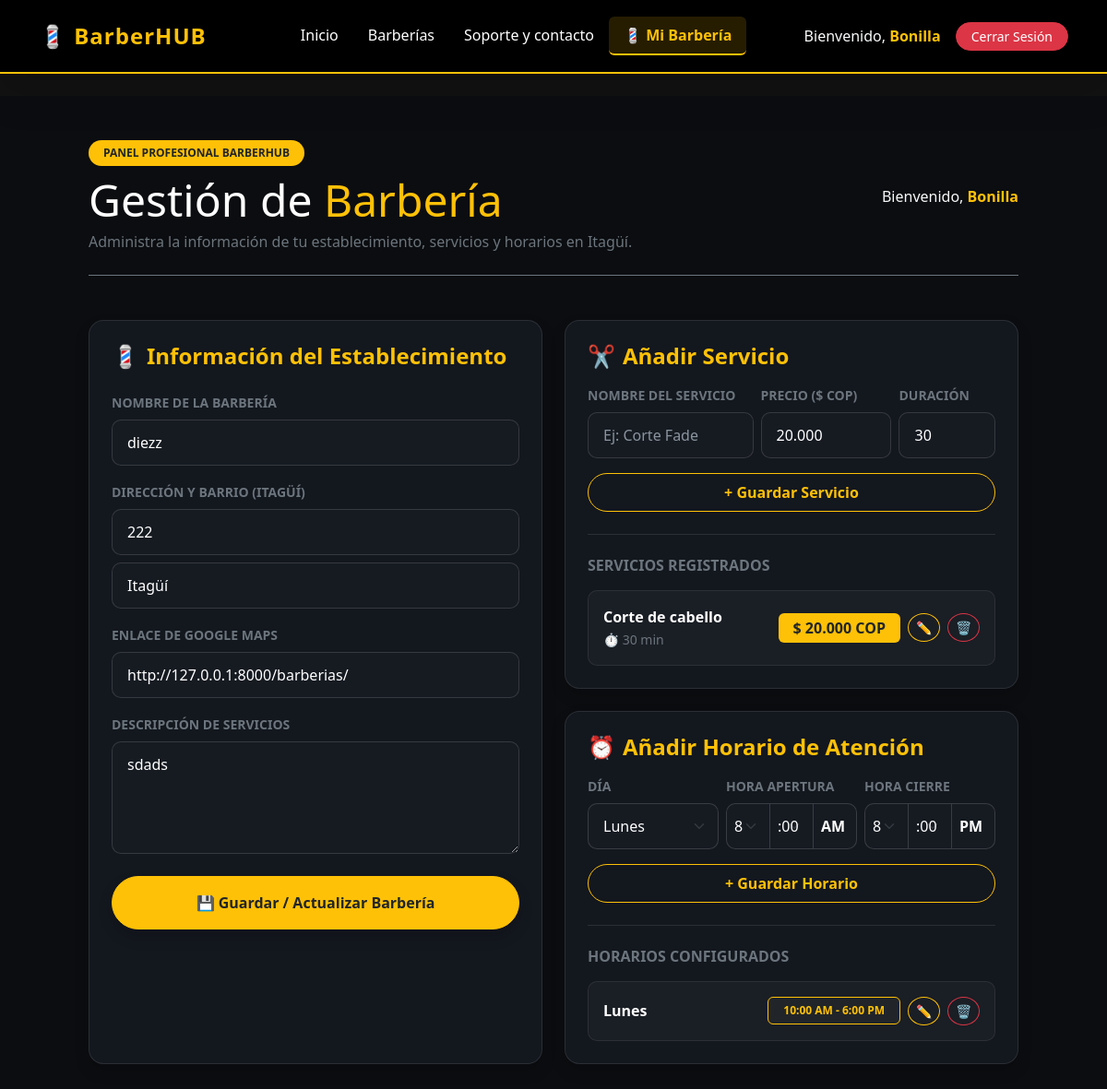
The page /panel-barbero/ (signed in) on the database as committed earlier.
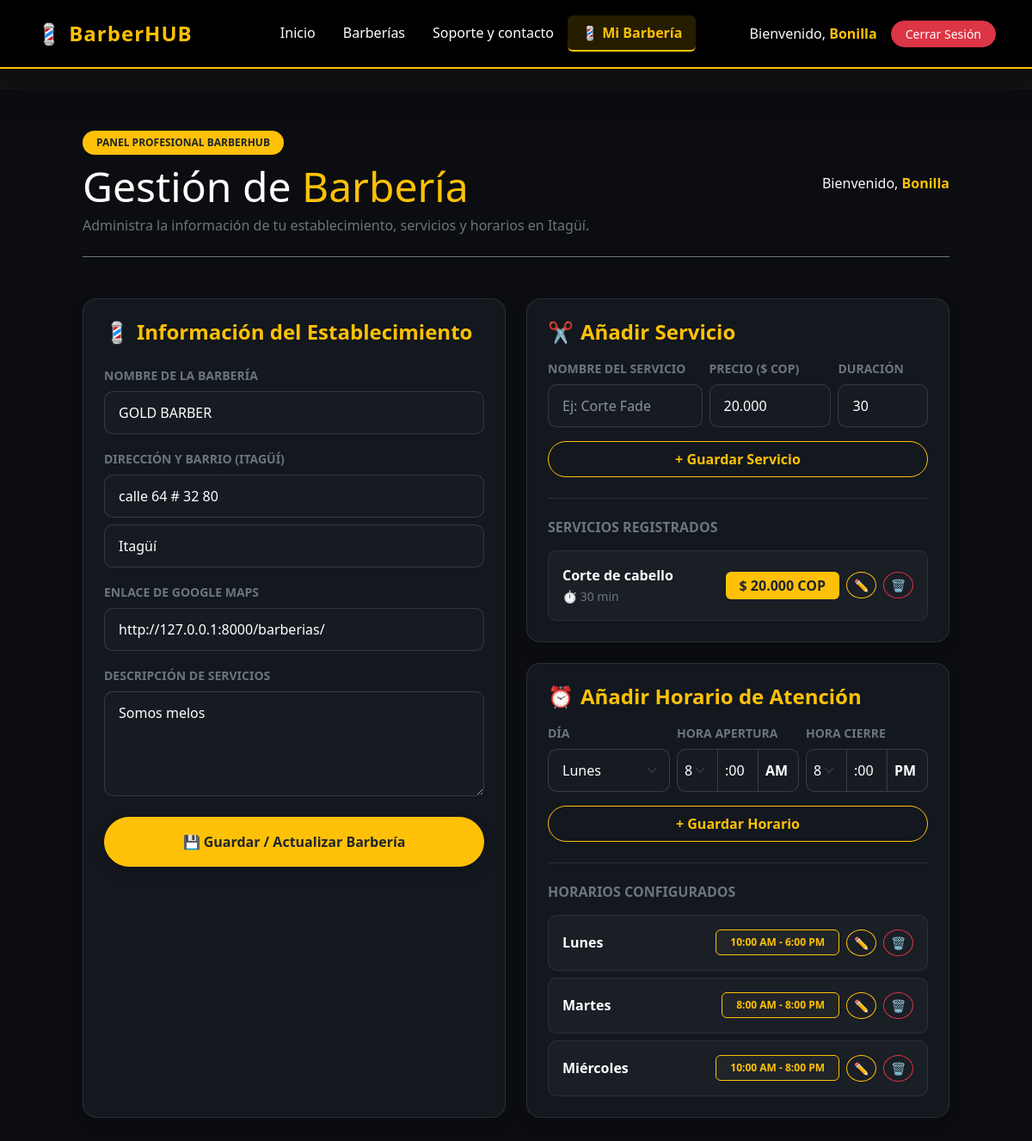
The same page on the database as committed later.
### gestion/models.py (models this page shows, shortened)
class Barberia(models.Model):
    PLANES = (
        ('INDIVIDUAL', 'Plan Individual ($80.000 COP)'),
        ('STUDIO', 'Plan Studio ($150.000 COP)'),
        ('ELITE', 'Plan Élite ($200.000 COP)'),
    )
    dueno = models.ForeignKey(User, on_delete=models.CASCADE, related_name='barberias')
    nombre = models.CharField(max_length=100)
    direccion = models.CharField(max_length=255)
    barrio = models.CharField(max_length=100, default='Itagüí')
    descripcion = models.TextField(blank=True, help_text="Ej: Especialistas en fades, perfilado de barba...")
    google_maps_link = models.URLField(blank=True)
    plan_actual = models.CharField(max_length=20, choices=PLANES, default='INDIVIDUAL') # NUEVO CAMPO

class Servicio(models.Model):
    barberia = models.ForeignKey(Barberia, on_delete=models.CASCADE, related_name='servicios')
    nombre = models.CharField(max_length=100) # Ej: Corte Tradicional, Perfilado de Barba
    precio = models.DecimalField(max_digits=10, decimal_places=2)
    duracion_minutos = models.IntegerField(default=30)

class HorarioAtencion(models.Model):
    DIAS = (
        ('LUN', 'Lunes'),
        ('MAR', 'Martes'),
        ('MIE', 'Miércoles'),
        ('JUE', 'Jueves'),
        ('VIE', 'Viernes'),
        ('SAB', 'Sábado'),
        ('DOM', 'Domingo'),
    )
    barberia = models.ForeignKey(Barberia, on_delete=models.CASCADE, related_name='horarios')
    dia = models.CharField(max_length=3, choices=DIAS)
    hora_apertura = models.TimeField()
    hora_cierre = models.TimeField()

### gestion/views.py (the view, shortened to what this page needs)
# urls.py: path('panel-barbero/', views.panel_barbero, name='panel_barbero'),
@login_required
def panel_barbero(request):
    perfil, _ = PerfilUsuario.objects.get_or_create(user=request.user)
    if perfil.rol != 'BARBERO':
        messages.warning(request, 'Esta sección es exclusiva para barberos registrados.')
        return redirect('inicio')
    barberia = Barberia.objects.filter(dueno=request.user).first()
    servicios = barberia.servicios.all() if barberia else []
    horarios = barberia.horarios.all() if barberia else []
    citas = barberia.citas.all() if barberia else []
    return render(request, 'panel_barbero.html', {
        'barberia': barberia,
        'servicios': servicios,
        'horarios': horarios,
        'citas': citas
    })

### gestion/templates/panel_barbero.html (shortened to what the changed rows need)
{% extends 'base.html' %}
{% block content %}
<div class="full-width-wrapper py-5 px-3 px-md-5">
    <div class="container-fluid px-lg-5">
        <div class="d-flex flex-column flex-md-row justify-content-between align-items-md-center mb-5 border-bottom border-secondary pb-4">
            <div>
                <h1 class="display-5 fw-extrabold text-white m-0">Gestión de <span class="text-warning">Barbería</span></h1>
            </div>
        </div>
        <div class="row g-4">
            <div class="col-lg-6">
                <div class="card glass-card text-white rounded-4 p-4 shadow h-100">
                    <form method="post" action="{% url 'panel_barbero' %}">
                        <div class="mb-3">
                            <label class="form-label text-secondary small fw-bold">NOMBRE DE LA BARBERÍA</label>
                            <input type="text" class="form-control form-control-dark" name="nombre" value="{{ barberia.nombre|default:'' }}" placeholder="Ej: Barbería Studio" required>
                        </div>
                        <div class="mb-3">
                            <label class="form-label text-secondary small fw-bold">DIRECCIÓN Y BARRIO (ITAGÜÍ)</label>
                            <input type="text" class="form-control form-control-dark mb-2" name="direccion" value="{{ barberia.direccion|default:'' }}" placeholder="Ej: Calle 47 # 50-20" required>
                            <input type="text" class="form-control form-control-dark" name="barrio" value="{{ barberia.barrio|default:'Itagüí' }}" placeholder="Ej: Santa María / Centro">
                        </div>
                        <div class="mb-3">
                            <label class="form-label text-secondary small fw-bold">ENLACE DE GOOGLE MAPS</label>
                            <input type="url" class="form-control form-control-dark" name="google_maps_link" value="{{ barberia.google_maps_link|default:'' }}" placeholder="Ej: https://maps.google.com/...">
                        </div>
                        <div class="mb-4">
                            <label class="form-label text-secondary small fw-bold">DESCRIPCIÓN DE SERVICIOS</label>
                            <textarea class="form-control form-control-dark" name="descripcion" rows="4" placeholder="Ej: Especialistas en cortes modernos, perfilado de barba y perfilado con navaja...">{{ barberia.descripcion|default:'' }}</textarea>
                        </div>
                    </form>
                </div>
            </div>
            <div class="col-lg-6">
                <div class="card glass-card text-white rounded-4 p-4 shadow mb-4">
                    {% if servicios %}
                        <div class="d-flex flex-column gap-2">
                            {% for s in servicios %}
                            <div class="service-item p-3 d-flex justify-content-between align-items-center">
                                <div>
                                    <span class="fw-bold fs-6 text-white d-block">{{ s.nombre }}</span>
                                    <small class="text-secondary">⏱️ {{ s.duracion_minutos }} min</small>
                                </div>
                                <div class="d-flex align-items-center gap-2">
                                    <span class="badge bg-warning text-dark fs-6 px-3 py-2 fw-bold precio-badge" data-precio="{{ s.precio }}">
                                    </span>
                                    <button type="button" class="btn btn-sm btn-outline-warning rounded-circle px-2 py-1" data-bs-toggle="modal" data-bs-target="#editServicioModal{{ s.id }}" title="Editar Servicio">
                                        ✏️
                                    </button>
                                    <form action="{% url 'eliminar_servicio' s.id %}" method="post" class="d-inline" onsubmit="return confirm('¿Estás seguro de que deseas eliminar este servicio?');">
                                        <button type="submit" class="btn btn-sm btn-outline-danger rounded-circle px-2 py-1" title="Eliminar Servicio">
                                            🗑️
                                        </button>
                                    </form>
                                </div>
                            </div>
                            {% endfor %}
                        </div>
                    {% endif %}
                </div>
                <div class="card glass-card text-white rounded-4 p-4 shadow">
                    {% if horarios %}
                        <div class="d-flex flex-column gap-2">
                            {% for h in horarios %}
                            <div class="schedule-item p-3 d-flex justify-content-between align-items-center">
                                <span class="text-white fw-bold">{{ h.get_dia_display }}</span>
                                <div class="d-flex align-items-center gap-2">
                                    <span class="badge bg-dark text-warning border border-warning px-3 py-2 fw-bold">
                                        {{ h.hora_apertura|time:"g:i" }} {% if h.hora_apertura.hour >= 12 %}PM{% else %}AM{% endif %} -
                                        {{ h.hora_cierre|time:"g:i" }} {% if h.hora_cierre.hour >= 12 %}PM{% else %}AM{% endif %}
                                    </span>
                                    <button type="button" class="btn btn-sm btn-outline-warning rounded-circle px-2 py-1" data-bs-toggle="modal" data-bs-target="#editHorarioModal{{ h.id }}" title="Editar Horario">
                                        ✏️
                                    </button>
                                    <form action="{% url 'eliminar_horario' h.id %}" method="post" class="d-inline" onsubmit="return confirm('¿Estás seguro de que deseas eliminar este horario?');">
                                        <button type="submit" class="btn btn-sm btn-outline-danger rounded-circle px-2 py-1" title="Eliminar Horario">
                                            🗑️
                                        </button>
                                    </form>
                                </div>
                            </div>
                            {% endfor %}
                        </div>
                    {% endif %}
                </div>
            </div>
        </div>
    </div>
</div>
{% endblock %}

Rows that differ between the two databases and show on the page:
changed Barberia "Itagüí": nombre "diezz" → "GOLD BARBER"; direccion "222" → "calle 64 # 32 80"; descripcion "sdads" → "Somos melos"
added HorarioAtencion: dia "Martes", hora_apertura "8:00", shows "AM", hora_cierre "8:00", shows "PM"
added HorarioAtencion: dia "Miércoles", hora_apertura "10:00", shows "AM", hora_cierre "8:00", shows "PM"
